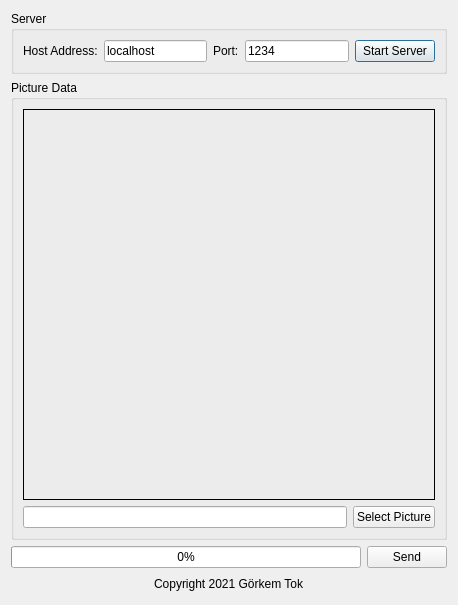
<?xml version="1.0" encoding="UTF-8"?>
<ui version="4.0">
 <class>serverWindow</class>
 <widget class="QDialog" name="serverWindow">
  <property name="geometry">
   <rect>
    <x>0</x>
    <y>0</y>
    <width>458</width>
    <height>605</height>
   </rect>
  </property>
  <property name="windowTitle">
   <string>Dialog</string>
  </property>
  <layout class="QGridLayout" name="gridLayout_3">
   <item row="0" column="0">
    <widget class="QGroupBox" name="groupBox">
     <property name="title">
      <string>Server</string>
     </property>
     <layout class="QGridLayout" name="gridLayout">
      <item row="0" column="0">
       <layout class="QHBoxLayout" name="horizontalLayout_3">
        <item>
         <layout class="QHBoxLayout" name="horizontalLayout">
          <item>
           <widget class="QLabel" name="label">
            <property name="text">
             <string>Host Address:</string>
            </property>
           </widget>
          </item>
          <item>
           <widget class="QLineEdit" name="lineEditHostName">
            <property name="text">
             <string>localhost</string>
            </property>
           </widget>
          </item>
         </layout>
        </item>
        <item>
         <layout class="QHBoxLayout" name="horizontalLayout_2">
          <item>
           <widget class="QLabel" name="label_2">
            <property name="text">
             <string>Port:</string>
            </property>
           </widget>
          </item>
          <item>
           <widget class="QLineEdit" name="lineEditPortName">
            <property name="text">
             <string>1234</string>
            </property>
           </widget>
          </item>
         </layout>
        </item>
        <item>
         <widget class="QPushButton" name="btnStartServer">
          <property name="text">
           <string>Start Server</string>
          </property>
         </widget>
        </item>
       </layout>
      </item>
     </layout>
    </widget>
   </item>
   <item row="1" column="0">
    <widget class="QGroupBox" name="groupBox_2">
     <property name="title">
      <string>Picture Data</string>
     </property>
     <layout class="QGridLayout" name="gridLayout_2">
      <item row="0" column="0">
       <layout class="QVBoxLayout" name="verticalLayout">
        <item>
         <widget class="QLabel" name="lblPictureData">
          <property name="sizePolicy">
           <sizepolicy hsizetype="Expanding" vsizetype="Expanding">
            <horstretch>0</horstretch>
            <verstretch>0</verstretch>
           </sizepolicy>
          </property>
          <property name="minimumSize">
           <size>
            <width>300</width>
            <height>300</height>
           </size>
          </property>
          <property name="frameShape">
           <enum>QFrame::Box</enum>
          </property>
          <property name="text">
           <string/>
          </property>
         </widget>
        </item>
        <item>
         <layout class="QHBoxLayout" name="horizontalLayout_4">
          <item>
           <widget class="QLineEdit" name="lineEditFileLocation"/>
          </item>
          <item>
           <widget class="QPushButton" name="btnSelectFile">
            <property name="text">
             <string>Select Picture</string>
            </property>
           </widget>
          </item>
         </layout>
        </item>
       </layout>
      </item>
     </layout>
    </widget>
   </item>
   <item row="2" column="0">
    <layout class="QHBoxLayout" name="horizontalLayout_5">
     <item>
      <widget class="QProgressBar" name="progbarSending">
       <property name="value">
        <number>0</number>
       </property>
      </widget>
     </item>
     <item>
      <widget class="QPushButton" name="btnSend">
       <property name="text">
        <string>Send</string>
       </property>
      </widget>
     </item>
    </layout>
   </item>
   <item row="3" column="0">
    <layout class="QHBoxLayout" name="horizontalLayout_6">
     <item>
      <spacer name="horizontalSpacer">
       <property name="orientation">
        <enum>Qt::Horizontal</enum>
       </property>
       <property name="sizeHint" stdset="0">
        <size>
         <width>40</width>
         <height>20</height>
        </size>
       </property>
      </spacer>
     </item>
     <item>
      <widget class="QLabel" name="label_3">
       <property name="text">
        <string>Copyright 2021 Görkem Tok</string>
       </property>
      </widget>
     </item>
     <item>
      <spacer name="horizontalSpacer_2">
       <property name="orientation">
        <enum>Qt::Horizontal</enum>
       </property>
       <property name="sizeHint" stdset="0">
        <size>
         <width>40</width>
         <height>20</height>
        </size>
       </property>
      </spacer>
     </item>
    </layout>
   </item>
  </layout>
 </widget>
 <resources/>
 <connections/>
</ui>
